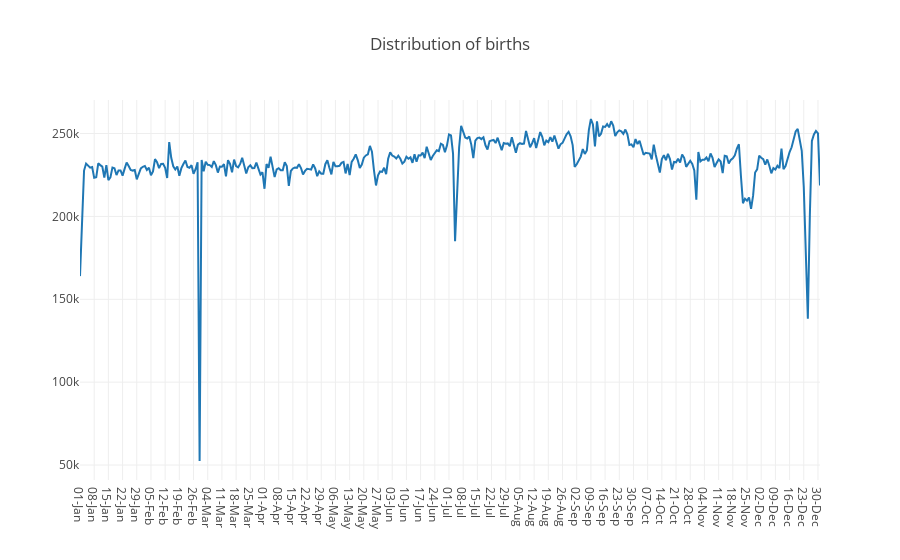

Notebook code for this chart:
### Code cell
plotly.offline.iplot({
    "data": [go.Scatter(x=year_dates,y=year_dist.births)],
    "layout": go.Layout(title="Distribution of births")
})

### Figure 1 — Plotly figure (JSON) as saved in the notebook; plotly's stock layout.template omitted (floating-point values rounded to 4 significant figures; data arrays with more than 128 entries replaced by an {"elided": "..."} marker saying what was removed)
{"data": [{"type": "scatter", "x": {"elided": "366 str values"}, "y": {"elided": "366 float values"}}], "layout": {"title": "Distribution of births"}}
